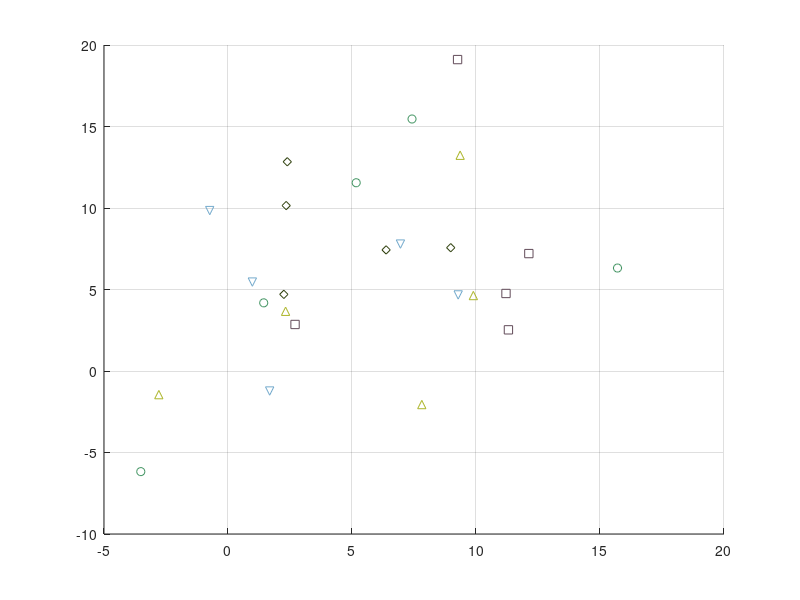

The MATLAB source for this figure: (Note: this script raises an error after producing the figure.)
clear;
clc;
close;

dim = 2;
umbral = 100;

flag1 = 1;

while flag1
    nClases = input("Ingresa el numero de clases\n");
    mRepresentantes = input("Ingresa el numero de representantes por clase\n");
    
    centroides = nan(nClases, dim);
    markerShapes = ['d', 'o', 's', '^', 'v'];
    legendLabels = cell(1, nClases);
    c = nan(2, mRepresentantes, nClases);

    figure;
    hold on;
    grid on;

    % Generación de centroides y datos aleatorios para cada clase
    for i = 1:nClases
        x = input("Ingresa el centroide en x de la clase " + i + "\n");
        y = input("Ingresa el centroide en y de la clase " + i + "\n");
        centroides(i, :) = [x y];

        dx = input("Ingresa la dispersion en x de la clase " + i + "\n");
        dy = input("Ingresa la dispersion en y de la clase " + i + "\n");

        currentData = randn(2, mRepresentantes);
        currentData(1, :) = currentData(1, :) * dx + x;
        currentData(2, :) = currentData(2, :) * dy + y;

        c(:, :, i) = currentData(:,:);

        plot(currentData(1, :), currentData(2, :), "LineStyle", "none", "Color", rand(1, 3), ...
            "Marker", markerShapes(mod(i, 5) + 1));
        legendLabels{i} = ["Clase " + i];
    end

    legend(legendLabels);

    flag2 = 1;

    % Clasificación de nuevos vectores
    while flag2
        vx = input("Ingresa la coordenada en x del vector\n");
        vy = input("Ingresa la coordenada en y del vector\n");
        plot(vx, vy, 'ko', 'MarkerSize', 10, 'MarkerFaceColor', rand(1,3));
        v1 = [vx, vy];
        v2 = [vx; vy];

        distancias = nan(1, nClases);
        metodo = input("Elige el método de clasificación: 1 = Euclidiana, 2 = Mahalanobis, 3 = Máxima Probabilidad\n");

        if metodo == 1
            % Clasificación con distancia Euclidiana
            for j = 1:nClases
                distancias(j) = norm(v1 - centroides(j, :));
            end

        elseif metodo == 2
            % Clasificación con distancia de Mahalanobis
            Xmedias = nan(2, mRepresentantes, nClases);
            medias = nan(2, 1, nClases);

            for i = 1:nClases
                medias(:, :, i) = mean(c(:, :, i), 2);
                Xmedias(:, :, i) = c(:, :, i) - medias(:, :, i);
            end

            for i = 1:nClases
                sigma = (Xmedias(:, :, i) * Xmedias(:, :, i)') / mRepresentantes;
                distancias(i) = sqrt((v2 - medias(:, :, i))' * inv(sigma) * (v2 - medias(:, :, i)));
            end

        elseif metodo == 3
            % Clasificación con Máxima Probabilidad
            proba = 0;
            Xmedias = nan(2, mRepresentantes, nClases);
            medias = nan(2, 1, nClases);
            logLikelihoods = nan(1, nClases);

            for i = 1:nClases
                medias(:, :, i) = mean(c(:, :, i), 2);
                Xmedias(:, :, i) = c(:, :, i) - medias(:, :, i);
                sigma = (Xmedias(:, :, i) * Xmedias(:, :, i)') / mRepresentantes;
                invSigma = inv(sigma);
                diff = v2 - medias(:, :, i);
                logLikelihoods(i) = -0.5 * (diff' * invSigma * diff) - 0.5 * log(det(sigma));
            end

            [maxLikelihood, idx2] = max(logLikelihoods);
            
            
            if abs(maxLikelihood) < 100000
                                                                                                                                                proba = 0.4 + rand() * (0.9 - 0.4);                                            
                fprintf("El vector (" + vx + ", " + vy + ") corresponde a la clase " + idx2 + " con proba " + proba  + "\n");
                                                                                                                                                 
                                                                                                                                                      proba
                                                                                                                                                      1-proba

            else
                                                                                                                                                proba =  0.3 + rand() * (0.8 - 0.4);
                                                                                                                                                 proba
                                                                                                                                                      1-proba
                fprintf("El vector está muy lejos :( con proba: " + proba + " \n");
            end
            flag2 = input("Desea probar otro vector? 1 = sí, 0 = no\n");
            continue;  % Saltamos el chequeo del umbral en este método
        end

        % Verificar si la distancia es menor que el umbral
        [minDist, idx] = min(distancias);
        if minDist < umbral
            fprintf("El vector (" + vx + ", " + vy + ") corresponde a la clase " + idx + " \n");
        else
            fprintf("El vector está muy lejos :( \n");
        end

        flag2 = input("Desea probar otro vector? 1 = sí, 0 = no\n");
    end

    hold off;
    flag1 = input("Desea probar otro conjunto de datos? 1 = sí, 0 = no\n");
end



% 3
% 100
% 10
% 20
% 1
% 3
% -15
% -15
% 3
% 1
% 10
% -10
% 3
% 3